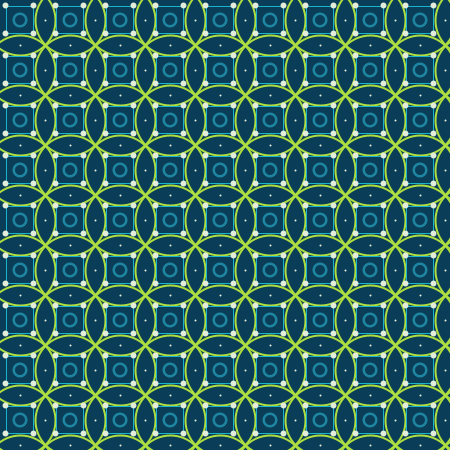
Frame 1 (no input)
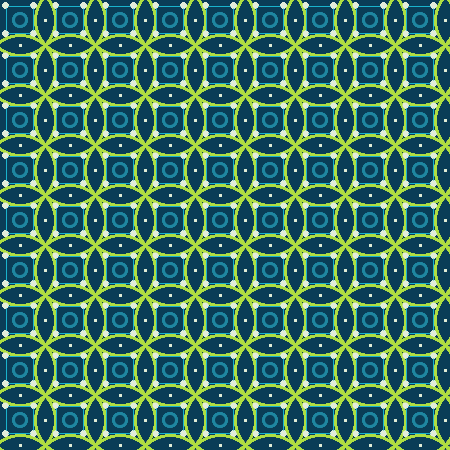
Frame 60 (the mouse pressed at the canvas centre just before this capture)
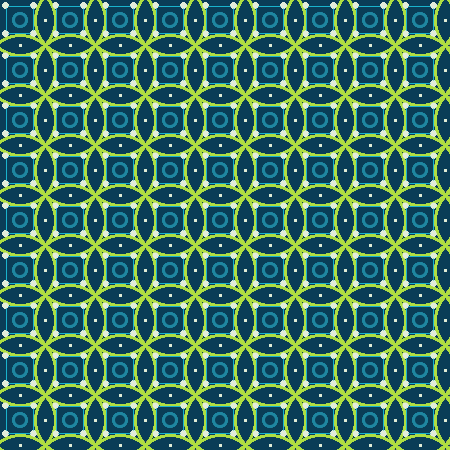
Frame 120 (the mouse held since frame 60 and released just before this capture)

The Processing sketch that drew these frames (run headless with seeded random() and noise(); from frame 60 on, the mouse is pressed at the canvas centre):

// Processing sketch: processing_28733
// ── processing_28733.pde

// Global variables
// declare its name and assign it a value
int xPos = 225;
int yPos = 225;
int d = 40;
String firstname = "Shawn";

void setup() {
  size(450, 450);
  background(10,61,87);
  //background(188, 188, 188);
  smooth();
  stroke(144,129,250);
 //stroke(131, 131, 131);
  strokeWeight(.1);
  noFill();
}

void draw() {
  /*ellipse(20, 20, d, d);
   ellipse(35, 20, d, d);
   ellipse(20, 35, d, d);
   ellipse(35, 35, d, d);
   */

  for (int c = 0; c < 10; c++) {
    for (int r = 0; r < 10; r++) {
      drawTile(50 * c, 50 * r, d);
    }
  }
}

void drawTile(int xPos, int yPos, int d) {
  
  
  strokeWeight(1);
  stroke(25,179,205);
  noFill();
  rect(xPos + 6, yPos + 6, 27, 27);
  
  strokeWeight(.25);
  noStroke();
  fill(31,134,161);
  ellipse(xPos + 20, yPos + 20, 15, 15);
  fill(10,61,87);
  ellipse(xPos + 20, yPos + 20, 10, 10);
  
  strokeWeight(.01);
  stroke(25,179,205);
  point(xPos + 19, yPos + 18);
  //ellipse(xPos + 19, yPos + 19, 200, 200);
  //ellipse(xPos + 40, yPos + 20, d, d);
  //ellipse(xPos + 20, yPos + 40, d, d);
  
  strokeWeight(2);
  stroke(175,222,65);
  noFill();
  ellipse(xPos + 20, yPos + 20, 70, 70);
  
  strokeWeight(6);
  stroke(227,237,218);
  point(xPos + 5, yPos + 5);
  point(xPos + 33, yPos + 5);
  point(xPos + 5, yPos + 33);
  point(xPos + 33, yPos + 33);
  
  strokeWeight(2);
  point(xPos + 20, yPos + 45);
  point(xPos + 45, yPos + 20);
}
